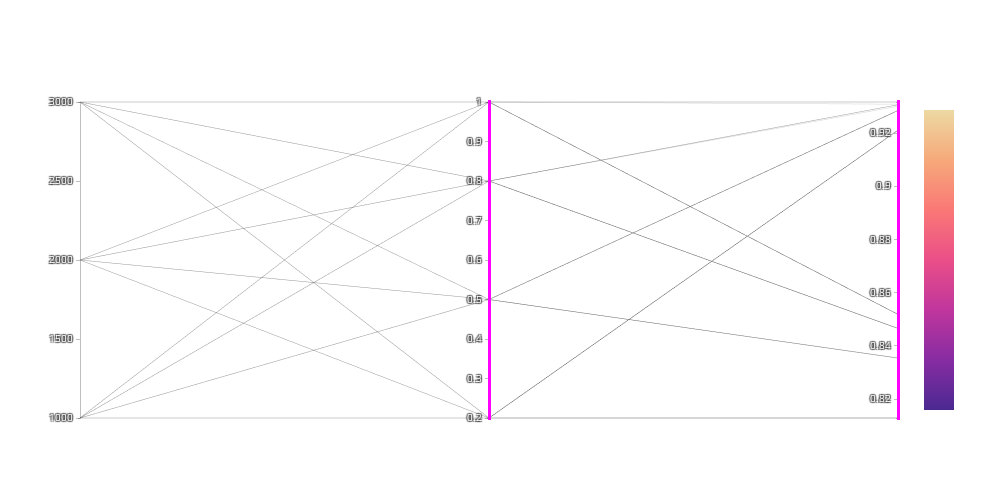

This figure's notebook cell:
### Markdown cell above
## Logistic Regression Results

### Code cell
model_name: str = "log_reg"
target_name: str = "mean_test_score"
parameters: list = ["max_iter", "C",  "mean_test_score"]
title_labels: list = [ "Max Iterations", "Regularization Strength", "F1 Score"]

show_hyperparameter_combinations(model_name=model_name, parameters=parameters, title_labels=title_labels, target_name=target_name, size=(1000, 500), font_color="white", save=False)

### Figure 1 — Plotly figure (JSON) as saved in the notebook; plotly's stock layout.template omitted (floating-point values rounded to 4 significant figures)
{"data": [{"dimensions": [{"constraintrange": [0, 500], "label": "Max Iterations", "range": [1000, 3000], "values": [1000, 1000, 2000, 2000, 3000, 3000, 1000, 1000, 2000, 2000, 3000, 3000, 1000, 1000, 2000, 2000, 3000, 3000, 1000, 1000, 2000, 2000, 3000, 3000]}, {"constraintrange": [0, 500], "label": "Regularization Strength", "range": [0.2, 1.0], "values": [1.0, 1.0, 1.0, 1.0, 1.0, 1.0, 0.8, 0.8, 0.8, 0.8, 0.8, 0.8, 0.5, 0.5, 0.5, 0.5, 0.5, 0.5, 0.2, 0.2, 0.2, 0.2, 0.2, 0.2]}, {"constraintrange": [0, 500], "label": "F1 Score", "range": [0.8129, 0.9317], "values": [0.9308, 0.8518, 0.9317, 0.8518, 0.9317, 0.8518, 0.9301, 0.8466, 0.9306, 0.8466, 0.9306, 0.8466, 0.9285, 0.8355, 0.9285, 0.8354, 0.9285, 0.8355, 0.9211, 0.8129, 0.9211, 0.8129, 0.9211, 0.8129]}], "line": {"cmax": 0.9317, "cmin": 0.8129, "color": [0.9308, 0.8518, 0.9317, 0.8518, 0.9317, 0.8518, 0.9301, 0.8466, 0.9306, 0.8466, 0.9306, 0.8466, 0.9285, 0.8355, 0.9285, 0.8354, 0.9285, 0.8355, 0.9211, 0.8129, 0.9211, 0.8129, 0.9211, 0.8129], "colorscale": [[0.0, "rgb(75, 41, 145)"], [0.1667, "rgb(135, 44, 162)"], [0.3333, "rgb(192, 54, 157)"], [0.5, "rgb(234, 79, 136)"], [0.6667, "rgb(250, 120, 118)"], [0.8333, "rgb(246, 169, 122)"], [1.0, "rgb(237, 217, 163)"]], "showscale": true}, "type": "parcoords"}], "layout": {"autosize": false, "font": {"color": "white"}, "height": 500, "paper_bgcolor": "rgba(0,0,0,0)", "plot_bgcolor": "rgba(0,0,0,0)", "width": 1000}}
